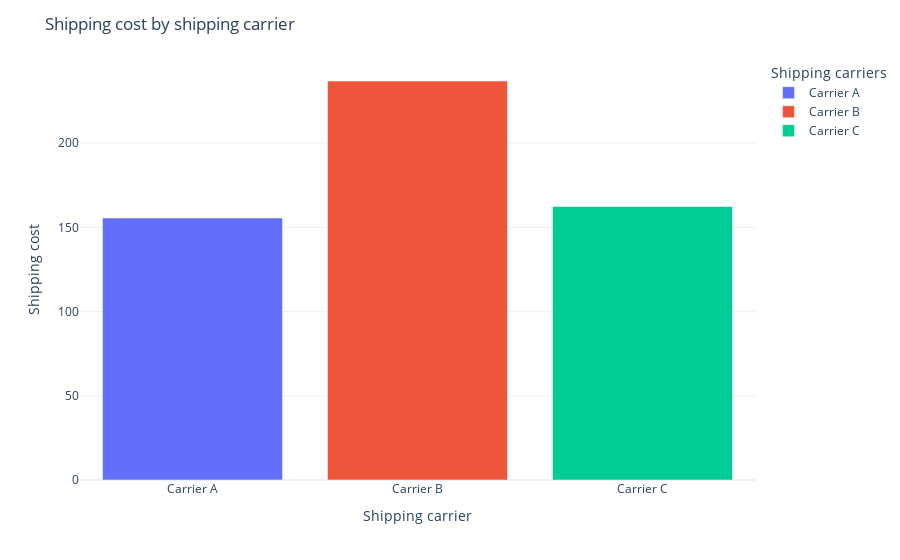

Notebook code cell kept with this figure:
### Code cell
fig=px.bar(shipping_cost,x='Shipping carriers',y='Shipping costs',color='Shipping carriers')
fig.update_layout(title='Shipping cost by shipping carrier',xaxis_title='Shipping carrier',yaxis_title='Shipping cost')
fig.show()

### Figure 1 — Plotly figure (JSON) as saved in the notebook; plotly's stock layout.template omitted (floating-point values rounded to 4 significant figures)
{"data": [{"alignmentgroup": "True", "hovertemplate": "Shipping carriers=%{x}<br>Shipping costs=%{y}<extra></extra>", "legendgroup": "Carrier A", "marker": {"color": "#636efa", "pattern": {"shape": ""}}, "name": "Carrier A", "offsetgroup": "Carrier A", "orientation": "v", "showlegend": true, "textposition": "auto", "type": "bar", "x": ["Carrier A"], "xaxis": "x", "y": [155.5], "yaxis": "y"}, {"alignmentgroup": "True", "hovertemplate": "Shipping carriers=%{x}<br>Shipping costs=%{y}<extra></extra>", "legendgroup": "Carrier B", "marker": {"color": "#EF553B", "pattern": {"shape": ""}}, "name": "Carrier B", "offsetgroup": "Carrier B", "orientation": "v", "showlegend": true, "textposition": "auto", "type": "bar", "x": ["Carrier B"], "xaxis": "x", "y": [236.9], "yaxis": "y"}, {"alignmentgroup": "True", "hovertemplate": "Shipping carriers=%{x}<br>Shipping costs=%{y}<extra></extra>", "legendgroup": "Carrier C", "marker": {"color": "#00cc96", "pattern": {"shape": ""}}, "name": "Carrier C", "offsetgroup": "Carrier C", "orientation": "v", "showlegend": true, "textposition": "auto", "type": "bar", "x": ["Carrier C"], "xaxis": "x", "y": [162.4], "yaxis": "y"}], "layout": {"autosize": true, "barmode": "relative", "legend": {"title": {"text": "Shipping carriers"}, "tracegroupgap": 0}, "margin": {"t": 60}, "title": {"text": "Shipping cost by shipping carrier"}, "xaxis": {"anchor": "y", "autorange": true, "categoryarray": ["Carrier A", "Carrier B", "Carrier C"], "categoryorder": "array", "domain": [0, 1], "range": [-0.5, 2.5], "title": {"text": "Shipping carrier"}, "type": "category"}, "yaxis": {"anchor": "x", "autorange": true, "domain": [0, 1], "range": [0, 249.4], "title": {"text": "Shipping cost"}, "type": "linear"}}}
